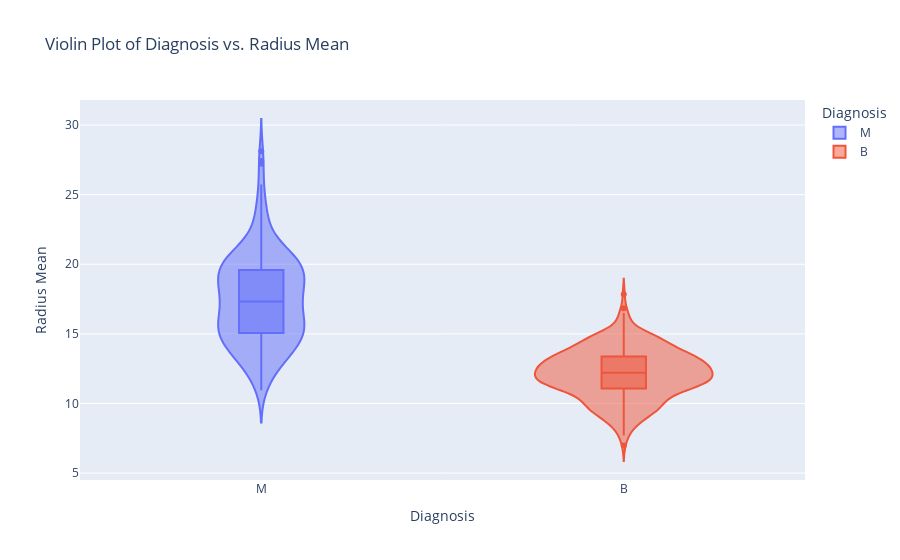

Notebook code cell kept with this figure:
### Code cell
import plotly.express as px
import pandas as pd

# Assuming you have a DataFrame named 'df' with 'diagnosis' and 'radius_mean' columns
# For example:
# df = pd.read_csv('your_dataset.csv')

# Create a violin plot using Plotly
fig = px.violin(df_mean, x='diagnosis', y='radius_mean', color='diagnosis', box=True,
                labels={'radius_mean': 'Radius Mean', 'diagnosis': 'Diagnosis'},
                title='Violin Plot of Diagnosis vs. Radius Mean')

# Show the plot
fig.show()

### Figure 1 — Plotly figure (JSON) as saved in the notebook; plotly's stock layout.template omitted (floating-point values rounded to 4 significant figures; data arrays with more than 128 entries replaced by an {"elided": "..."} marker saying what was removed)
{"data": [{"alignmentgroup": "True", "box": {"visible": true}, "hovertemplate": "Diagnosis=%{x}<br>Radius Mean=%{y}<extra></extra>", "legendgroup": "M", "marker": {"color": "#636efa"}, "name": "M", "offsetgroup": "M", "orientation": "v", "scalegroup": "True", "showlegend": true, "type": "violin", "x": {"elided": "212 str values"}, "x0": " ", "xaxis": "x", "y": {"elided": "212 float values"}, "y0": " ", "yaxis": "y"}, {"alignmentgroup": "True", "box": {"visible": true}, "hovertemplate": "Diagnosis=%{x}<br>Radius Mean=%{y}<extra></extra>", "legendgroup": "B", "marker": {"color": "#EF553B"}, "name": "B", "offsetgroup": "B", "orientation": "v", "scalegroup": "True", "showlegend": true, "type": "violin", "x": {"elided": "357 str values"}, "x0": " ", "xaxis": "x", "y": {"elided": "357 float values"}, "y0": " ", "yaxis": "y"}], "layout": {"autosize": true, "legend": {"title": {"text": "Diagnosis"}, "tracegroupgap": 0}, "title": {"text": "Violin Plot of Diagnosis vs. Radius Mean"}, "violinmode": "overlay", "xaxis": {"anchor": "y", "autorange": true, "categoryarray": ["M", "B"], "categoryorder": "array", "domain": [0, 1], "range": [-0.5, 1.5], "title": {"text": "Diagnosis"}, "type": "category"}, "yaxis": {"anchor": "x", "autorange": true, "domain": [0, 1], "range": [4.503, 31.8], "title": {"text": "Radius Mean"}, "type": "linear"}}}
